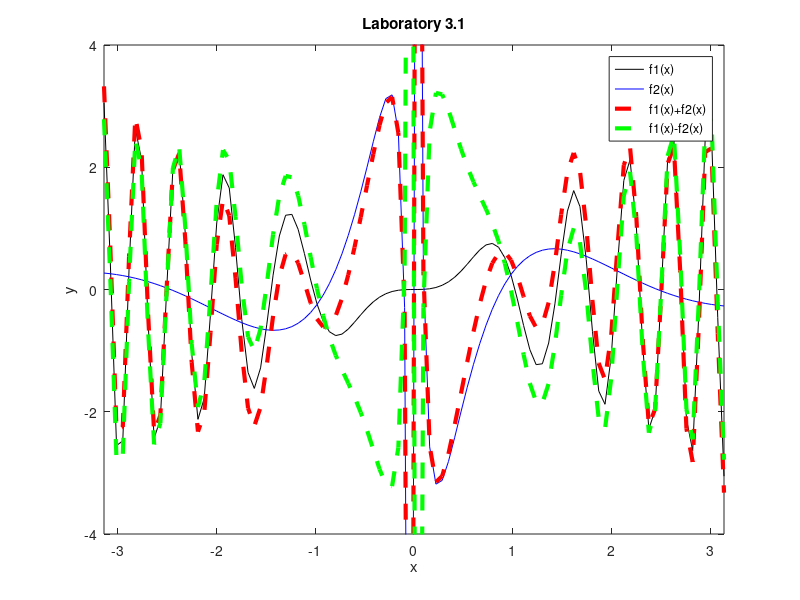
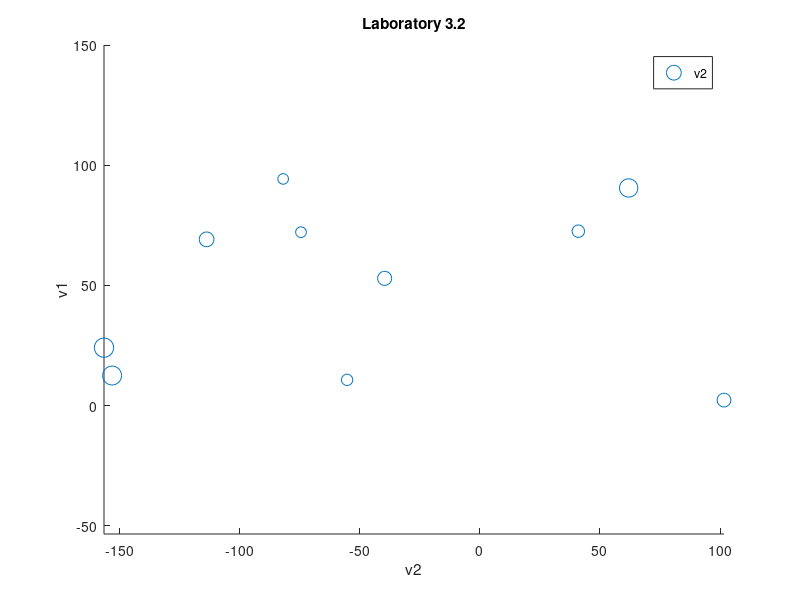
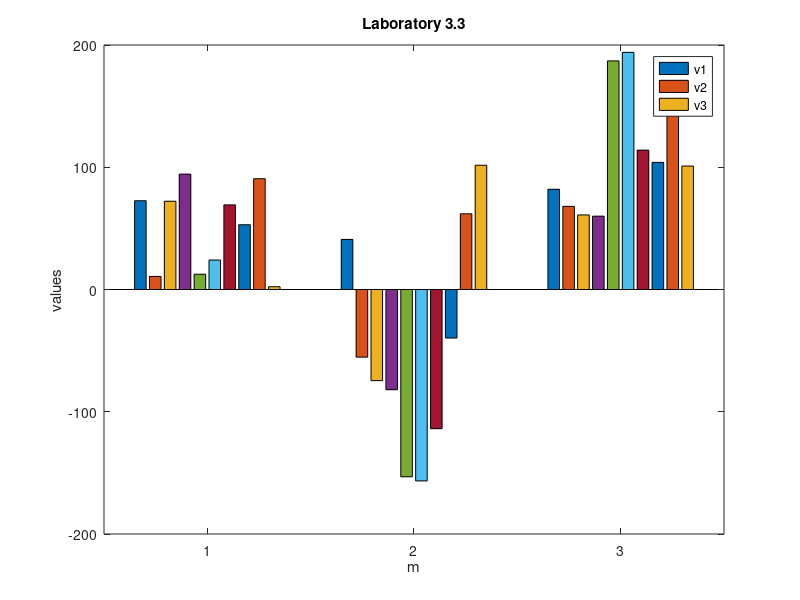

MATLAB code to generate these figures, in order:
clear
clc 
close all

x = linspace(-pi, pi);
f1 = x.*sin(3.*x.^2);
f2 = 1./x .* cos(5.*sqrt(abs(x)));
f3 = f1 + f2;
f4 = f1 - f2;
plot(x, f1, 'k')
hold on
plot(x, f2, 'b')
plot(x, f3, '--r', "linewidth", 3)
plot(x, f4, '--g', "LineWidth", 3)
hold off
legend ('f1(x)', 'f2(x)', 'f1(x)+f2(x)', 'f1(x)-f2(x)')
axis([-pi pi -4 4])
xlabel('x')
ylabel('y')
title("Laboratory 3.1")

figure
v1 = rand(1, 10).*100;
v2 = randn(1, 10).*100;
v3 = randi([50, 200], 1, 10);
scatter(v2, v1, v3)
title("Laboratory 3.2")
axis("equal")
xlabel('v2')
ylabel('v1')
legend('v2')

figure
m = [v1; v2; v3];
bar(m)
%hold on
%bar(m(11:20), "", "r")
title("Laboratory 3.3")
xlabel("m")
ylabel("values")
legend({'v1', 'v2', 'v3'})
